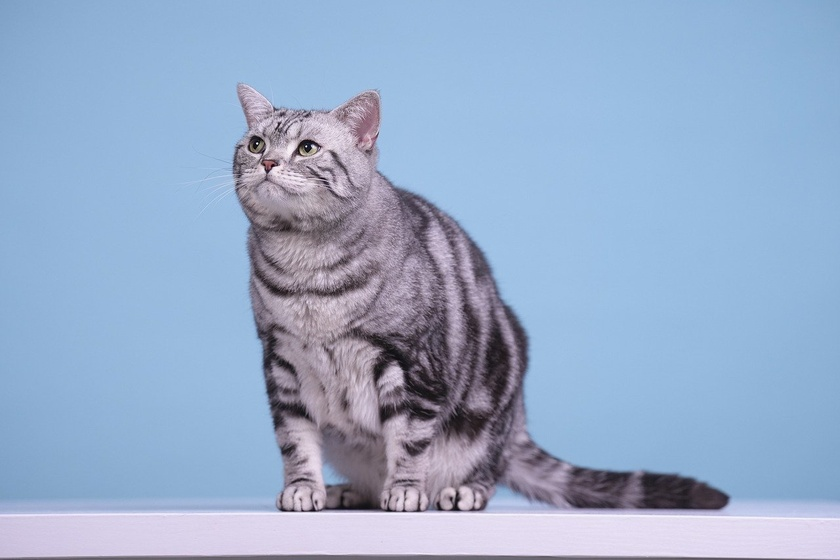
#> input picture Lab-03/input.jpg, 840 x 560 px, shrunk from 1280 x 853 before the run
$ jupyter execute histogram_specification.ipynb
#> lines starting #> are read from the running program, lines starting #| are printed output that depends on the picture
[cell 1]
# histogram_specification.py

from PIL import Image
import numpy as np
import matplotlib.pyplot as plt

def match_histograms(source_img, reference_img):
    # Convert images to arrays
    source_array = np.array(source_img)
    reference_array = np.array(reference_img)

    # Flatten the image arrays and calculate histograms
    source_hist, bin_edges = np.histogram(source_array.flatten(), bins=256, range=(0, 256))
    reference_hist, _ = np.histogram(reference_array.flatten(), bins=256, range=(0, 256))

    # Calculate cumulative distribution functions (CDFs)
    source_cdf = source_hist.cumsum()
    source_cdf = source_cdf / source_cdf[-1]
    reference_cdf = reference_hist.cumsum()
    reference_cdf = reference_cdf / reference_cdf[-1]

    # Create a lookup table to match source CDF to reference CDF
    lookup_table = np.interp(source_cdf, reference_cdf, bin_edges[:-1])

    # Map the source image pixels using the lookup table
    matched_array = np.interp(source_array.flatten(), bin_edges[:-1], lookup_table).reshape(source_array.shape)
    matched_img = Image.fromarray(matched_array.astype(np.uint8))

    return matched_img

# Display and save images
def display_and_save_images(source_path, reference_path, output_path):
    # Load images
#> called with source_path = 'input.jpg', reference_path = 'input2.jpg', output_path = 'matched_image.jpg'
    source_img = Image.open(source_path).convert("L")
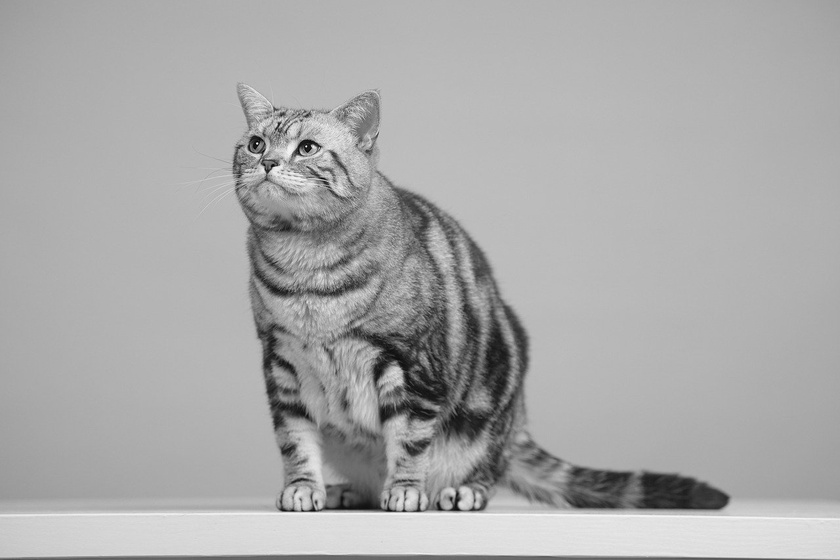
#> source_img: PIL image 840x560 L; min 0, max 255, mean 169.5
    reference_img = Image.open(reference_path).convert("L")
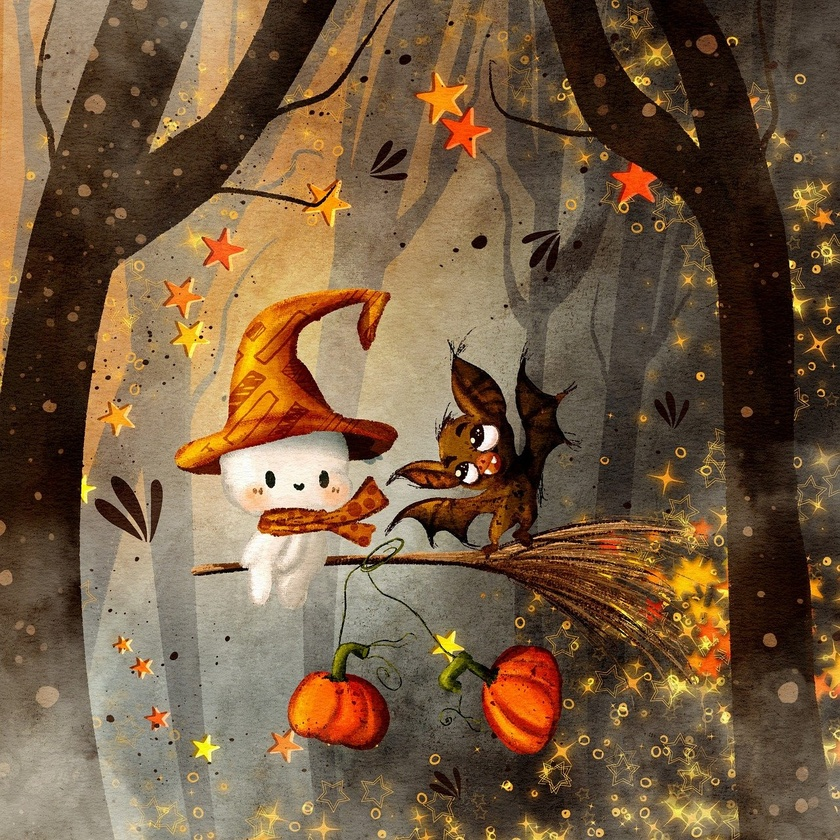
#> input picture Lab-03/input2.jpg, 840 x 840 px, shrunk from 1280 x 1280 before the run
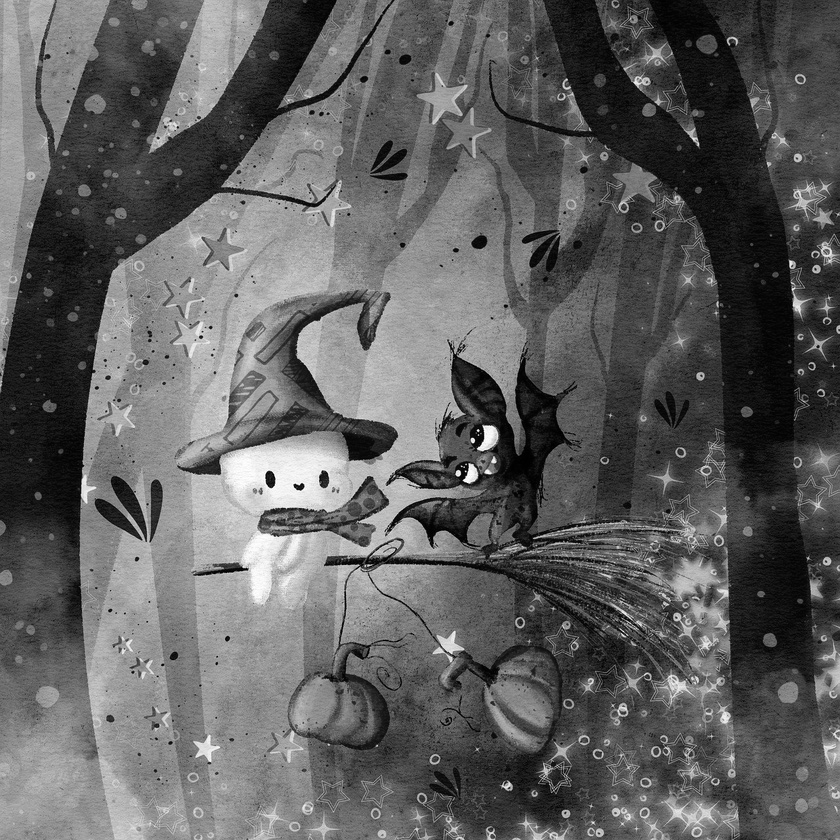
#> reference_img: PIL image 840x840 L; min 0, max 255, mean 95.9

    # Perform histogram specification
    matched_img = match_histograms(source_img, reference_img)
#> in match_histograms, `source_hist, bin_edges = np.histogram(source_array.flatten(), bins=256..`: source_hist = 256 values, max 24857 at index 181, min 0 at index 1, mean 1837.5; bin_edges = 257 values from 0 to 256
#> in match_histograms, `reference_hist, _ = np.histogram(reference_array.flatten(), bins=256, ..`: reference_hist = 256 values, max 4787 at index 67, min 12 at index 255, mean 2756.2
#> in match_histograms, `source_cdf = source_hist.cumsum()`: source_cdf = 256 values from 1 to 470400
#> in match_histograms, `source_cdf = source_cdf / source_cdf[-1]`: source_cdf = 256 values from 2.13e-06 to 1
#> in match_histograms, `reference_cdf = reference_hist.cumsum()`: reference_cdf = 256 values from 83 to 705600
#> in match_histograms, `reference_cdf = reference_cdf / reference_cdf[-1]`: reference_cdf = 256 values from 0.000118 to 1
#> in match_histograms, `lookup_table = np.interp(source_cdf, reference_cdf, bin_edges[:-1])`: lookup_table = 256 values from 0 to 255
#> in match_histograms, `matched_array = np.interp(source_array.flatten(), bin_edges[:-1], look..`:
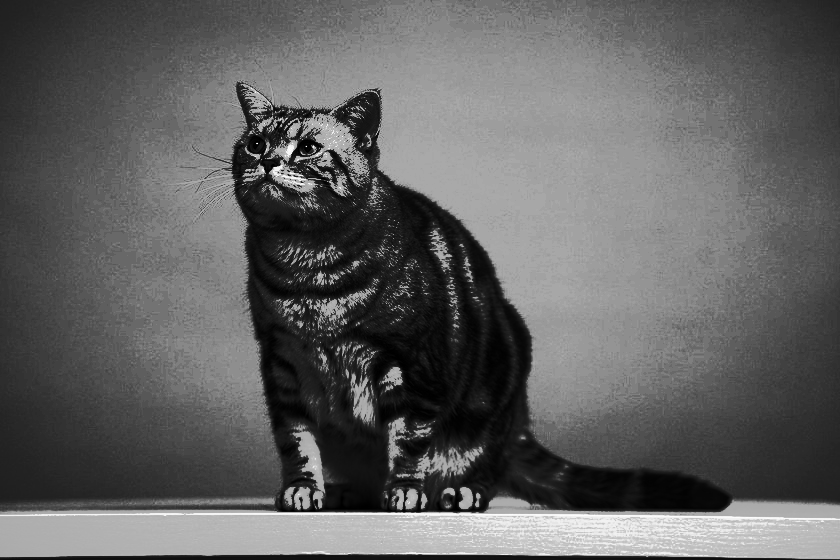
#> matched_array: shape (560, 840) float64; min 0, max 255, mean 97.8

    # Save the matched image
    matched_img.save(output_path)

    # Display the images
    plt.figure(figsize=(15, 5))

    # Original source image
    plt.subplot(1, 3, 1)
    plt.imshow(source_img, cmap="gray")
    plt.title("Source Image")
    plt.axis("off")

    # Reference image
    plt.subplot(1, 3, 2)
    plt.imshow(reference_img, cmap="gray")
    plt.title("Reference Image")
    plt.axis("off")

    # Matched image
    plt.subplot(1, 3, 3)
    plt.imshow(matched_img, cmap="gray")
    plt.title("Matched Image")
    plt.axis("off")

    plt.tight_layout()
    plt.show()

# Example usage
if __name__ == "__main__":
    source_path = "input.jpg"         # Replace with path to the source image
    reference_path = "input2.jpg"    # Replace with path to the reference image
    output_path = "matched_image.jpg"   # Output path for the matched image
    display_and_save_images(source_path, reference_path, output_path)
    print(f"Matched image saved as {output_path}")
